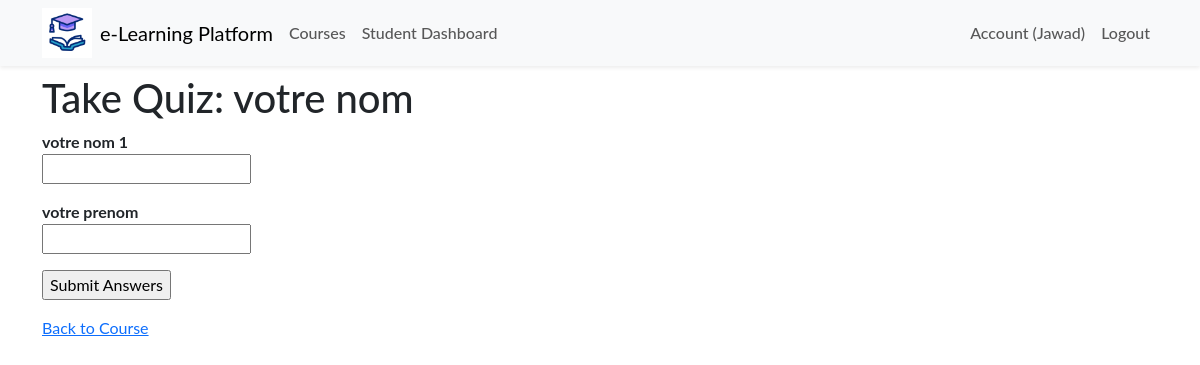
The page /courses/quiz/1 (signed in) on the database its author committed.
### app/models.py (models this page shows, shortened)
class User(db.Model, UserMixin):
    id = db.Column(db.Integer, primary_key=True)
    name = db.Column(db.String(50), nullable=False)
    email = db.Column(db.String(120), unique=True, nullable=False)
    role = db.Column(db.String(10))  # 'student' or 'instructor'
    password_hash = db.Column(db.String(128), nullable=False)
    created_at = db.Column(db.DateTime, default=datetime.utcnow)

class Quiz(db.Model):
    id = db.Column(db.Integer, primary_key=True)
    title = db.Column(db.String(100), nullable=False)
    course_id = db.Column(db.Integer, db.ForeignKey('course.id'), nullable=False)
    created_at = db.Column(db.DateTime, default=datetime.utcnow)
    course = db.relationship('Course', backref='quizzes', lazy=True)

class Question(db.Model):
    id = db.Column(db.Integer, primary_key=True)
    question_text = db.Column(db.Text, nullable=False)
    answer = db.Column(db.String(100), nullable=False)
    quiz_id = db.Column(db.Integer, db.ForeignKey('quiz.id'), nullable=False)
    quiz = db.relationship('Quiz', backref='questions', lazy=True)

### app/routes/course.py (the view)
@bp.route('/quiz/<int:quiz_id>', methods=['GET', 'POST'])
@login_required
def take_quiz(quiz_id):
    quiz = Quiz.query.get_or_404(quiz_id)
    course = quiz.course
    if current_user.role == 'student' and current_user.id not in [enrollment.student_id for enrollment in course.enrollments]:
        flash('You must be enrolled in the course to take this quiz.', 'danger')
        return redirect(url_for('course.course_details', course_id=course.id))
    if current_user.role == 'student':
        existing_attempt = QuizAttempt.query.filter_by(quiz_id=quiz.id, student_id=current_user.id).first()
        if existing_attempt:
            flash(f'You have already completed this quiz and scored {existing_attempt.score}%.', 'info')
            return redirect(url_for('course.course_details', course_id=course.id))
    class DynamicQuizForm(FlaskForm):
        submit = SubmitField('Submit Answers')
    form = DynamicQuizForm()
    for question in quiz.questions:
        field_name = f'question_{question.id}'
        field = StringField(question.question_text, validators=[DataRequired()])
        setattr(DynamicQuizForm, field_name, field)
    form = DynamicQuizForm()  # Re-instantiate form after adding new fields
    if form.validate_on_submit():
        logging.info("Form submitted successfully")
        correct_answers = 0
        total_questions = len(quiz.questions)
        results = []
        for question in quiz.questions:
            student_answer = form.data.get(f'question_{question.id}')
            correct = False
            if student_answer and student_answer.strip().lower() == question.answer.strip().lower():
                correct_answers += 1
                correct = True
            results.append({
                'question': question.question_text,
                'your_answer': student_answer,
                'correct_answer': question.answer,
                'is_correct': correct
            })
        score = (correct_answers / total_questions) * 100
        quiz_attempt = QuizAttempt(
            quiz_id=quiz.id,
            student_id=current_user.id,
            score=score
        )
        db.session.add(quiz_attempt)
        db.session.commit()
        return render_template(
            'quiz_results.html',
            quiz=quiz,
            results=results,
            correct_answers=correct_answers,
            total_questions=total_questions,
            score=score
        )
    else:
        logging.info("Form validation failed")
        logging.info(f"Form data: {form.data}")
        logging.info(f"Form validation errors: {form.errors}")
    return render_template('take_quiz.html', quiz=quiz, form=form)

### app/routes/course.py
    class DynamicQuizForm(FlaskForm):
        submit = SubmitField('Submit Answers')

### app/__init__.py (called while the page is built)
def create_app(config_class='config.Config'):
    app = Flask(__name__)
    app.config.from_object(config_class)
    db.init_app(app)
    migrate.init_app(app, db)
    login_manager.init_app(app)
    login_manager.login_view = 'auth.login'
    mail.init_app(app)
    from .models import User
    @login_manager.user_loader
    def load_user(user_id):
        return User.query.get(int(user_id))
    from .routes.main import bp as main_bp
    from .routes.auth import bp as auth_bp
    from .routes.course import bp as course_bp
    app.register_blueprint(main_bp)
    app.register_blueprint(auth_bp)
    app.register_blueprint(course_bp)
    return app

### app/templates/take_quiz.html (shortened to what this page needs)
{% extends 'layout.html' %}
{% block content %}
<h1>Take Quiz: {{ quiz.title }}</h1>
<form method="POST" action="{{ url_for('course.take_quiz', quiz_id=quiz.id) }}">
    {% for field in form if field.type != 'SubmitField' %}
    {% if field.name != 'csrf_token' %}
    <p><strong>{{ field.label }}</strong><br>
        {{ field() }}</p>
    {% endif %}
    {% endfor %}
    <p>{{ form.submit() }}</p>
</form>
<a href="{{ url_for('course.course_details', course_id=quiz.course.id) }}">Back to Course</a>
{% endblock %}

### app/templates/layout.html (shortened to what this page needs)
<!DOCTYPE html>
<html lang="en">
  <head>
    <link href="https://cdn.jsdelivr.net/npm/bootstrap@5.3.3/dist/css/bootstrap.min.css" rel="stylesheet" />
    <link rel="stylesheet" href="{{ url_for('static', filename='css/main.css') }}" />
  </head>
  <body>
    <nav class="navbar navbar-expand-lg navbar-light bg-light shadow-sm sticky-top">
      <div class="container">
        <img width="50px" src="{{ url_for('static', filename='/img/icone.gif') }}" alt="">
        <a class="navbar-brand mx-2" href="{{ url_for('main.index') }}">e-Learning Platform</a>
        <div class="collapse navbar-collapse" id="navbarNav">
          <ul class="navbar-nav me-auto mb-2 mb-lg-0">
            <li class="nav-item">
              <a class="nav-link" href="{{ url_for('course.list_courses') }}">Courses</a>
            </li>
            {% if current_user.is_authenticated %}
              {% if current_user.role == 'instructor' %}
              <li class="nav-item">
                <a class="nav-link" href="{{ url_for('course.instructor_dashboard') }}">Instructor Dashboard</a>
              </li>
              <li class="nav-item">
                <a class="nav-link" href="{{ url_for('course.create_course') }}">Create Course</a>
              </li>
              {% elif current_user.role == 'student' %}
              <li class="nav-item">
                <a class="nav-link" href="{{ url_for('course.student_dashboard') }}">Student Dashboard</a>
              </li>
              {% endif %}
            {% endif %}
          </ul>
          <ul class="navbar-nav ms-auto">
            {% if current_user.is_authenticated %}
            <li class="nav-item">
              <a class="nav-link" href="{{ url_for('auth.account') }}">Account ({{ current_user.name }})</a>
            </li>
            <li class="nav-item">
              <a class="nav-link" href="{{ url_for('auth.logout') }}">Logout</a>
            </li>
            {% endif %}
          </ul>
        </div>
      </div>
    </nav>
    <div class="container mt-2">{% include 'flash_msg.html' %} {% block content %}{% endblock %}</div>
  </body>
</html>

### app/static/css/main.css (style rules this page uses)
:root { --vert: #7b9b2b; --roze: #fc83cd33; --blue: #0b76b488; }
* { font-family: 'Lato', sans-serif; }
.nav-link { font-weight: 500; position: relative; border: none; }
@media (min-width: 768px) { .nav-link { font-size: 1rem; } }
@media (min-width: 768px) { .nav-link::before { content: ''; position: absolute; bottom: 0; left: 50%; transform: translatex(-50%); width: 0%; height: 2px; background-color: var(--vert); visibility: hidden; transition: 0.3s ease-in-out; } }

### rows shown on the page
User: name "Jawad"
Quiz: title "votre nom"
Question: label "votre nom 1"
Question: label "votre prenom"
